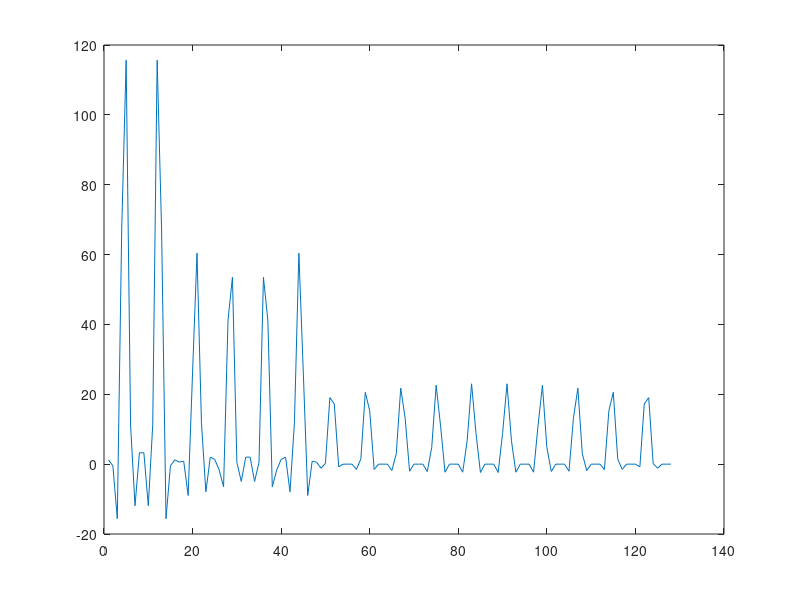

Write MATLAB code to recreate this figure. (Note: this script raises an error after producing the figure.)

clear all;
close all;

load M2;
load M4;
load M10;

M2o = M2;
M4o = M4;
M10o = M10;

% Size should be 2^n
len = length(M2) + length(M4) + length(M10);
z = ceil(len/8);

M2 = reshape(M2,2,length(M2)/2);
M4 = reshape(M4,4,length(M4)/4);

M10 = reshape(M10,10,length(M10)/10);
M10 = [M10 zeros(length(M10(:,1)),3)];

M2 = M2';
M4 = M4';
M10 = M10';

M2 = M2(:)';
M4 = M4(:)';
M10 = M10(:)';

% only 5 multiliers are used!
%M10 = reshape(M10,5,length(M10)/5);
%M10 = [M10; zeros(3,length(M10(1,:)))];
%M10 = M10(:)';

Firs = [M2 M4 M10];
Firs = Firs./sum((Firs));
Firs = Firs.*2^(11-1);
plot(Firs);
CreatePackage('aInputValues','FastFirCoeff',Firs);
